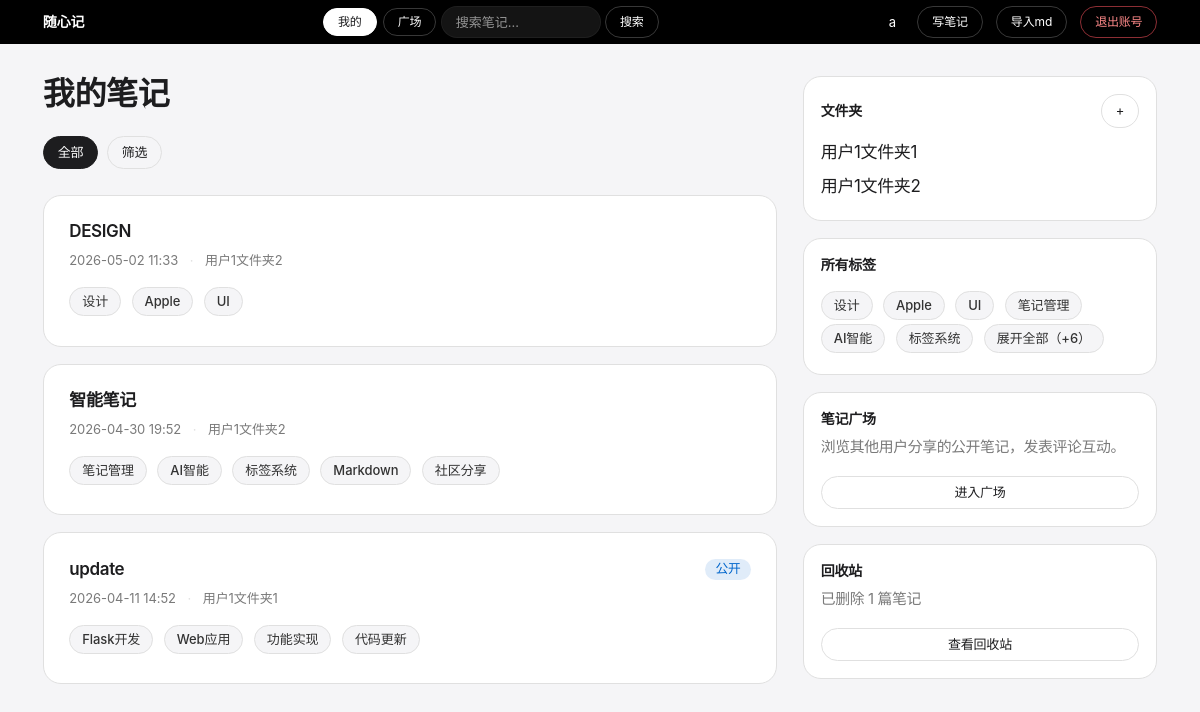
/ (signed in), run on an earlier commit of the app's database.
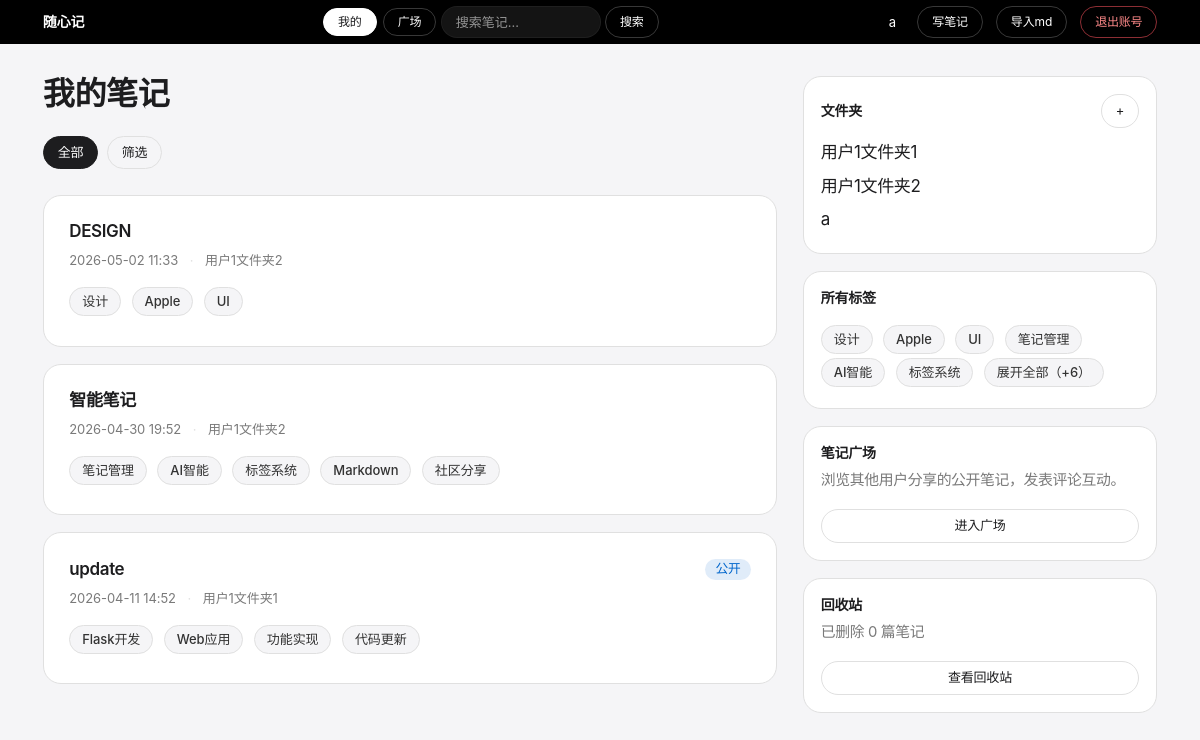
And on a later commit of the database.
### app.py (models this page shows)
class Note(db.Model):
    id         = db.Column(db.Integer, primary_key=True)
    title      = db.Column(db.String(200), nullable=False)
    content    = db.Column(db.Text, nullable=False)
    created_at = db.Column(db.DateTime, default=datetime.utcnow)
    updated_at = db.Column(db.DateTime, default=datetime.utcnow)  # 手动在 edit 时刷新
    user_id    = db.Column(db.Integer, db.ForeignKey('user.id'), nullable=False)
    folder_id  = db.Column(db.Integer, db.ForeignKey('folder.id'), nullable=True)
    is_public  = db.Column(db.Boolean, default=False)
    is_deleted = db.Column(db.Boolean, default=False)
    deleted_at = db.Column(db.DateTime, nullable=True)
    tags       = db.relationship('Tag', secondary=note_tags, backref='notes')
    comments   = db.relationship('Comment', backref='note', lazy=True, order_by='Comment.created_at.desc()', cascade='all, delete-orphan')
    versions   = db.relationship('NoteVersion', backref='note', lazy=True, order_by='NoteVersion.created_at.desc()', cascade='all, delete-orphan')

class Folder(db.Model):
    id      = db.Column(db.Integer, primary_key=True)
    name    = db.Column(db.String(100), nullable=False)
    user_id = db.Column(db.Integer, db.ForeignKey('user.id'), nullable=False)
    notes   = db.relationship('Note', backref='folder', lazy=True)

class Tag(db.Model):
    id   = db.Column(db.Integer, primary_key=True)
    name = db.Column(db.String(50), unique=True, nullable=False)

### app.py (the view)
@app.route('/')
@login_required
def index():
    folder_id = request.args.get('folder_id')
    tag_id    = request.args.get('tag_id')
    q = Note.query.filter_by(user_id=current_user.id, is_deleted=False)
    if folder_id:
        q = q.filter_by(folder_id=folder_id)
    if tag_id:
        tag = db.session.get(Tag, int(tag_id))
        if tag:
            q = q.filter(Note.tags.contains(tag))
    notes   = q.order_by(Note.created_at.desc()).all()
    folders = Folder.query.filter_by(user_id=current_user.id).all()
    tags    = (Tag.query
               .join(note_tags)
               .join(Note)
               .filter(Note.user_id == current_user.id, Note.is_deleted == False)
               .distinct().all())
    trash_count = Note.query.filter_by(user_id=current_user.id, is_deleted=True).count()
    return render_template(
        'index.html', notes=notes, folders=folders, tags=tags,
        current_folder_id=int(folder_id) if folder_id else None,
        current_tag_id=int(tag_id) if tag_id else None,
        trash_count=trash_count,
    )

### app.py (called while the page is built)
@app.template_filter('local_time')
def local_time(dt):
    if dt is None:
        return ''
    beijing = timezone(timedelta(hours=8))
    return dt.replace(tzinfo=timezone.utc).astimezone(beijing).strftime('%Y-%m-%d %H:%M')

@login_manager.user_loader
def load_user(user_id):
    return db.session.get(User, int(user_id))

### templates/index.html (shortened to what the changed rows need)
{% extends 'base.html' %}
{% block content %}
<div class="row">
    <div class="col-md-8">
        <h2 class="display-title">我的笔记</h2>
        {% for note in notes %}
        <div class="card mb-3 p-4">
            <div class="d-flex justify-content-between align-items-start">
                <div class="flex-grow-1">
                    <h5 class="mb-2"><a href="/notes/{{ note.id }}" class="note-title-link">{{ note.title }}</a></h5>
                    <div class="note-meta">
                        <span>{{ note.created_at | local_time }}</span>
                        {% if note.folder %}
                        <span class="sep">·</span>
                        <span>{{ note.folder.name }}</span>
                        {% endif %}
                    </div>
                    {% if note.tags %}
                    <div class="mt-3">
                        {% for tag in note.tags %}
                        <a href="/tags/{{ tag.id }}" class="tag-badge tag-color-{{ tag.id % 8 }}">{{ tag.name }}</a>
                        {% endfor %}
                    </div>
                    {% endif %}
                </div>
                {% if note.is_public %}
                <span class="badge bg-success">公开</span>
                {% endif %}
            </div>
        </div>
        {% else %}
        <div class="text-center py-5">
            <p class="text-muted mb-3">还没有笔记，快去写第一篇吧</p>
            <a href="/notes/new" class="btn btn-primary">写笔记</a>
        </div>
        {% endfor %}
    </div>
    <div class="col-md-4">
        <div class="card p-3 mb-3">
            <div class="d-flex justify-content-between align-items-center mb-2">
                <h6 class="mb-0">文件夹</h6>
                <button class="btn btn-sm btn-outline-secondary" data-bs-toggle="collapse"
                    data-bs-target="#newFolderForm">+</button>
            </div>
            {% for folder in folders %}
            <a href="/folders/{{ folder.id }}" class="d-block note-title-link py-1">
                {{ folder.name }}
            </a>
            {% else %}
            <p class="text-muted small mb-0">还没有文件夹</p>
            {% endfor %}
        </div>
        <div class="card p-3 mb-3">
            {% set ns = namespace(counts={}) %}
            {% for note in notes %}
                {% for tag in note.tags %}
                    {% if tag.id in ns.counts %}
                        {% set _ = ns.counts.update({tag.id: {'tag': tag, 'count': ns.counts[tag.id].count + 1}}) %}
                    {% else %}
                        {% set _ = ns.counts.update({tag.id: {'tag': tag, 'count': 1}}) %}
                    {% endif %}
                {% endfor %}
            {% endfor %}
            {% set sorted_tags = ns.counts.values() | sort(attribute='count', reverse=True) | list %}
            {% set top_tags = sorted_tags[:6] %}
            {% set rest_tags = sorted_tags[6:] %}
            {% if sorted_tags %}
                <div id="tagsWrap">
                    {% for item in top_tags %}
                    <a href="/tags/{{ item.tag.id }}" class="tag-badge tag-color-{{ item.tag.id % 8 }}">{{ item.tag.name }}</a>
                    {% endfor %}
                    {% if rest_tags %}
                    <button type="button" class="tag-badge btn-toggle-more" id="toggleMoreTags" aria-expanded="false">
                        <span class="tt-more">展开全部（+{{ rest_tags|length }}）</span>
                    </button>
                    {% endif %}
                </div>
            {% else %}
            <p class="text-muted small mb-0">还没有标签</p>
            {% endif %}
        </div>
        <div class="card p-3">
            <h6 class="mb-2">回收站</h6>
            <p class="small text-muted">已删除 {{ trash_count }} 篇笔记</p>
            <a href="/trash" class="btn btn-sm btn-outline-secondary w-100">查看回收站</a>
        </div>
    </div>
</div>
{% endblock %}

What changed in the data, as far as the page shows it:
added Folder: name "a"
Also different on the page:
{{ trash_count }}: "1" → "0"
